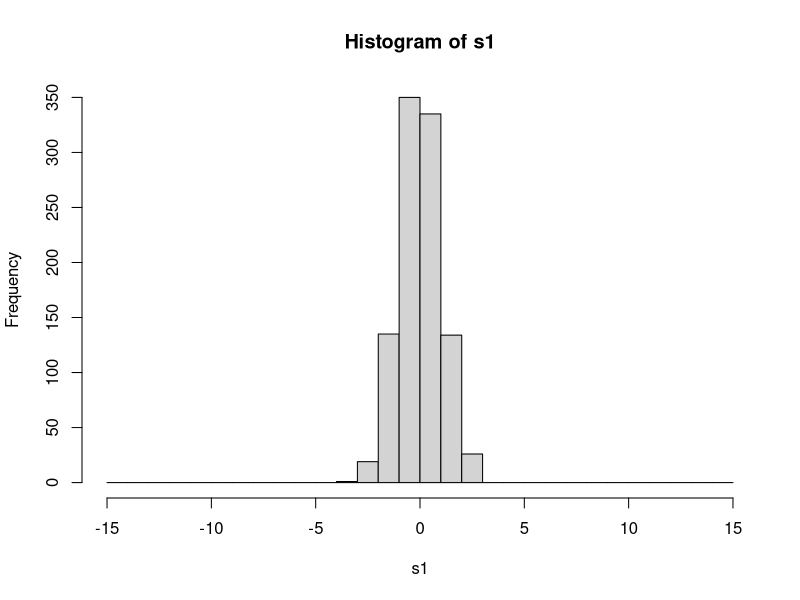
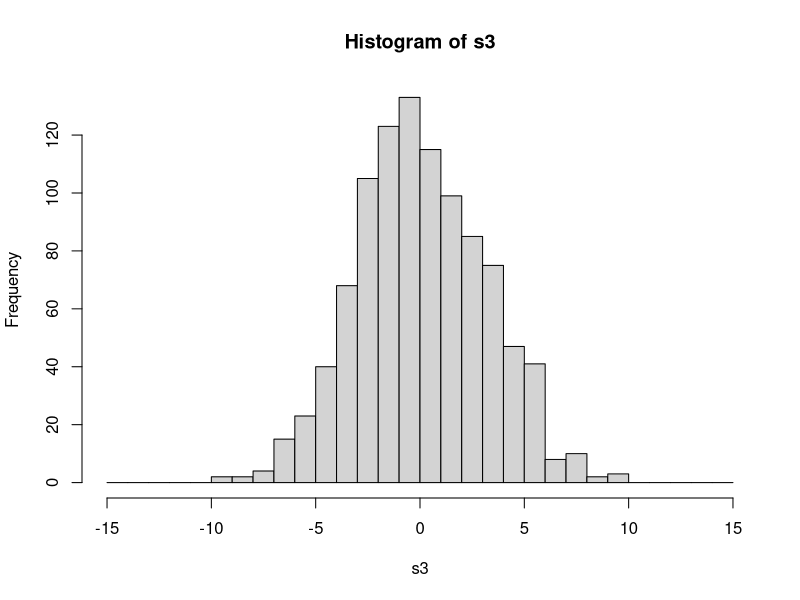
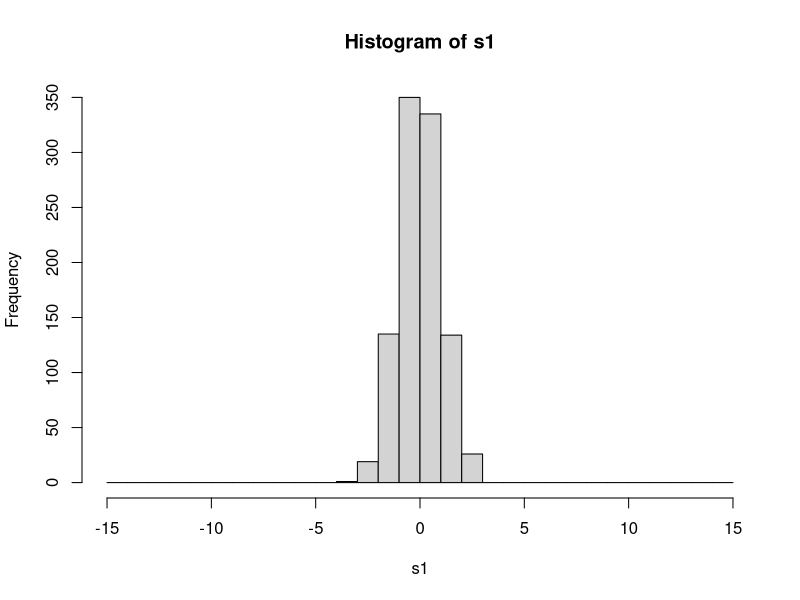
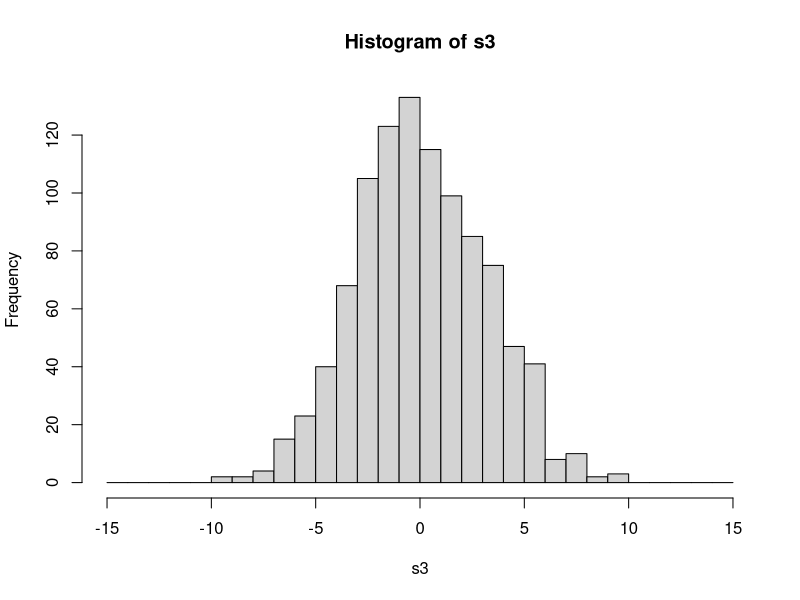
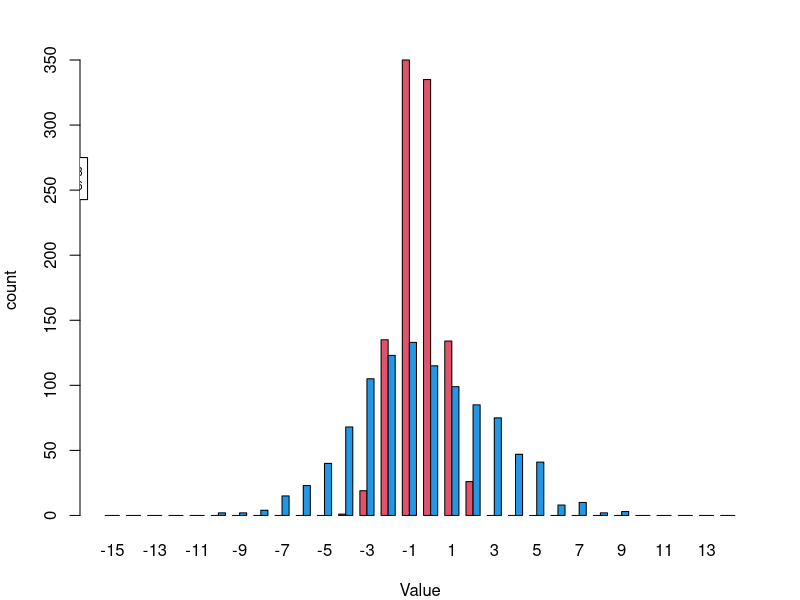

These figures' R source, in order:
# PLOTTING 
# plot(x,y) gives a scatter plot, but specifying type=l makes it a line.
# play around with the histograms on the same axes

s1 <- rnorm(1000, mean=0, sd=1) #creates vector of 1000 random numbers with standard deviation of 1
s3 <- rnorm(1000, mean=0, sd=3) #creates vector of 1000 random numbers with sd of 3
bins <- seq(-15,15, by=1) #this is a vector that refers to the number of elements along the x-axis
hist(s1,breaks=bins)$breaks # create a histogram of s1 and return the number points along the x-axis or number of bars in the graph
hist(s3, breaks=bins)$breaks
counts_s1 <- hist(s1, breaks=bins)$counts #counts refer to the number of elements in each bar, or the height of the bar
counts_s3 <- hist(s3, breaks=bins)$counts
pdf(file="normal_barplot_s1_s3.pdf", width=3, height=3) #create a PDF file that will contain the plots, height and width are in inches
par(mfrow=c(1,1), mar=c(4,4,3,2)) #set the parameters of the plot; mfrow describes the number of plots on one page, mar sets the margins
barplot(rbind(counts_s1, counts_s3), col=c(2,4), beside=T, names.arg=seq(-15,14.5, by=1), xlab="Value", ylab="count") #create a barplot with the two histograms bound together
legend(-11, 275, c(expression(paste(sigma,"=3")), expression(paste(sigma,"=6"))), col=c(2,4), lwd=2, cex=0.7) #create a legend; first two numbers are coordinates where the left top corner of the legend will appear, and cex describes the size (1 is default)
dev.off() #MUST FINISH WITH THIS STEP!!! - "turns off" the plotting and finalizes the PDF - if you don't do this step, any subsequent plots will be created in the same PDF file (they may appear on new pages but they will be in the same file)



mean(s1)
mean(s3)
mean(s1<3)
mean(s3<3)
s1<3
head(s3<3)

# for scatter plots, use pch=# for different characters (default is ugly circles); pch=19 is filled in dots
# for 2 scatter plots on the same axes, use plot() for the first vector, then points() for the second

# apply(y,1,mean) means find the mean of each row in matrix y; if use 2 instead of 1 finding the mean of each column
